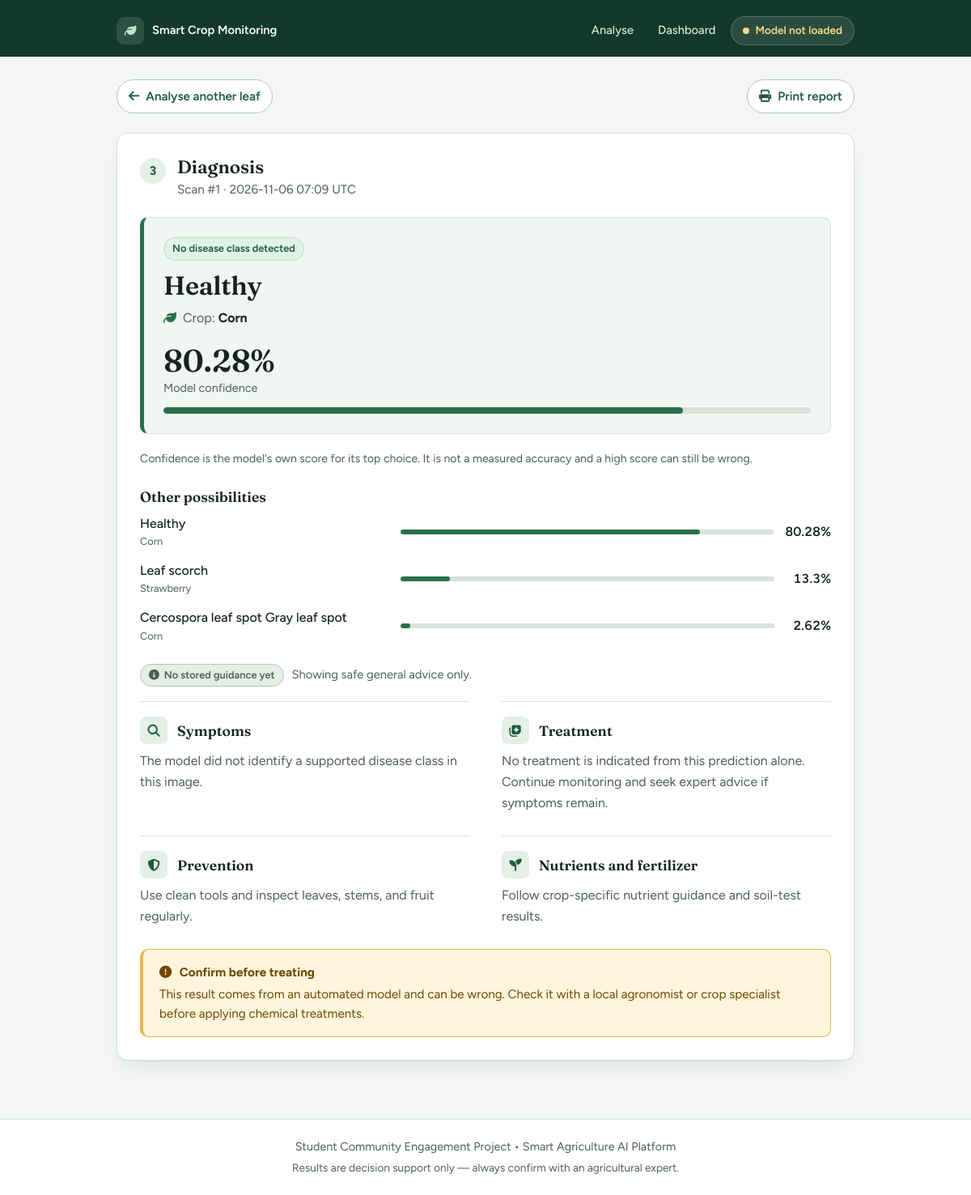
The page /result/1 on the database its author committed.
### tables this page shows
CREATE TABLE scans (
                id INTEGER PRIMARY KEY AUTOINCREMENT,
                created_at TEXT NOT NULL,
                image_file TEXT NOT NULL,
                prediction TEXT NOT NULL,
                confidence REAL NOT NULL,
                top_json TEXT NOT NULL,
                low_confidence INTEGER NOT NULL DEFAULT 0
            );

CREATE TABLE recommendations (
                disease TEXT PRIMARY KEY,
                crop TEXT NOT NULL,
                symptoms TEXT NOT NULL,
                treatment TEXT NOT NULL,
                prevention TEXT NOT NULL,
                nutrients TEXT NOT NULL
            , source TEXT NOT NULL DEFAULT '', verified INTEGER NOT NULL DEFAULT 0, updated_at TEXT NOT NULL DEFAULT '');

### app.py (the view)
    @app.route("/result/<int:scan_id>")
    def result(scan_id):
        scan = database.get_scan(app.config["DATABASE"], scan_id)
        if scan is None:
            abort(404)
        recommendation = database.get_recommendation(app.config["DATABASE"], scan["prediction"])
        image_exists = (Path(app.config["UPLOAD_FOLDER"]) / scan["image_file"]).exists()
        return render_template(
            "result.html",
            scan=scan,
            rec=recommendation,
            healthy=is_healthy(scan["prediction"]),
            image_url=url_for("uploaded_image", filename=scan["image_file"]) if image_exists else None,
            threshold=app.config["CONFIDENCE_THRESHOLD"],
        )

### database.py (called while the page is built)
@contextmanager
def db_session(db_path):
    conn = sqlite3.connect(str(db_path), timeout=10)
    conn.row_factory = sqlite3.Row
    try:
        yield conn
        conn.commit()
    except Exception:
        conn.rollback()
        raise
    finally:
        conn.close()

def get_recommendation(db_path, disease):
    with db_session(db_path) as db:
        row = db.execute("SELECT * FROM recommendations WHERE disease = ?", (disease,)).fetchone()
    data = dict(row) if row else {}
    fallback = HEALTHY_FALLBACK_TEXT if is_healthy(disease) else FALLBACK_TEXT
    has_details = any((data.get(f) or "").strip() for f in TEXT_FIELDS)
    result = {
        "disease": disease,
        "crop": data.get("crop") or crop_name(disease),
        "source": data.get("source", ""),
        "verified": bool(data.get("verified", 0)),
        "has_details": has_details,
    }
    for field in TEXT_FIELDS:
        text = (data.get(field) or "").strip()
        result[field] = text if text else fallback[field]
    return result

def get_scan(db_path, scan_id):
    with db_session(db_path) as db:
        row = db.execute("SELECT * FROM scans WHERE id = ?", (scan_id,)).fetchone()
    if row is None:
        return None
    scan = dict(row)
    scan["top"] = json.loads(scan.pop("top_json"))
    scan["low_confidence"] = bool(scan["low_confidence"])
    return scan

### labels.py (called while the page is built)
def crop_name(label):
    crop, _, _ = label.partition(SEPARATOR)
    return crop.replace("_", " ").strip()

def condition_name(label):
    _, _, condition = label.partition(SEPARATOR)
    condition = condition.replace("_", " ").strip()
    if condition.lower() == "healthy":
        return "Healthy"
    return condition or label.replace("_", " ")

def is_healthy(label):
    return label.lower().endswith(SEPARATOR + "healthy")

### predictor.py (called while the page is built)
    @property
    def ready(self):
        return self.model is not None and self.error is None

### templates/result.html (shortened to what this page needs)
{% extends "base.html" %}
{% block content %}
<div class="page-actions no-print">
  <a class="link-button" href="{{ url_for('index') }}"><i class="fa-solid fa-arrow-left"></i> Analyse another leaf</a>
  <button type="button" class="link-button" data-print><i class="fa-solid fa-print"></i> Print report</button>
</div>
<section class="panel results-panel">
  <div class="section-heading">
    <span class="step">3</span>
    <div>
      <h2>Diagnosis</h2>
      <p>Scan #{{ scan.id }} &middot; {{ scan.created_at|short_time }}</p>
    </div>
  </div>
  <div class="result-layout">
    <div class="prediction-card {% if healthy %}is-healthy{% endif %} {% if scan.low_confidence %}is-uncertain{% endif %}">
      <div>
        <span class="badge {% if healthy %}badge-ok{% else %}badge-alert{% endif %}">
          {% if healthy %}No disease class detected{% else %}Disease class detected{% endif %}
        </span>
        <h3>{{ scan.prediction|condition }}</h3>
        <p><i class="fa-solid fa-leaf"></i> Crop: <strong>{{ rec.crop }}</strong></p>
      </div>
      <div class="confidence">
        <strong>{{ scan.confidence }}%</strong>
        <span>Model confidence</span>
        <progress class="bar" max="100" value="{{ scan.confidence }}" aria-label="Model confidence">{{ scan.confidence }}%</progress>
      </div>
    </div>
  </div>
  <p class="fine-print">Confidence is the model's own score for its top choice. It is not a measured accuracy and a high score can still be wrong.</p>
  <h3 class="sub-heading">Other possibilities</h3>
  <ul class="top-list">
    {% for item in scan.top %}
    <li>
      <span class="top-name">{{ item.label|condition }} <small>{{ item.label|crop }}</small></span>
      <progress class="bar bar-thin" max="100" value="{{ item.confidence }}" aria-label="{{ item.label|condition }} confidence"></progress>
      <span class="top-value">{{ item.confidence }}%</span>
    </li>
    {% endfor %}
  </ul>
  <div class="source-line">
    {% if rec.verified %}
      <span class="badge badge-ok"><i class="fa-solid fa-circle-check"></i> Source checked</span>
      <span>{{ rec.source }}</span>
    {% elif rec.has_details %}
      <span class="badge badge-neutral"><i class="fa-solid fa-circle-info"></i> General guidance</span>
      <span>Not yet checked against a cited source.</span>
    {% else %}
      <span class="badge badge-neutral"><i class="fa-solid fa-circle-info"></i> No stored guidance yet</span>
      <span>Showing safe general advice only.</span>
    {% endif %}
  </div>
  <div class="info-grid">
    <article class="info-card">
      <header><span class="info-icon"><i class="fa-solid fa-magnifying-glass"></i></span><h3>Symptoms</h3></header>
      <p>{{ rec.symptoms }}</p>
    </article>
    <article class="info-card">
      <header><span class="info-icon"><i class="fa-solid fa-notes-medical"></i></span><h3>Treatment</h3></header>
      <p>{{ rec.treatment }}</p>
    </article>
    <article class="info-card">
      <header><span class="info-icon"><i class="fa-solid fa-shield-halved"></i></span><h3>Prevention</h3></header>
      <p>{{ rec.prevention }}</p>
    </article>
    <article class="info-card">
      <header><span class="info-icon"><i class="fa-solid fa-seedling"></i></span><h3>Nutrients and fertilizer</h3></header>
      <p>{{ rec.nutrients }}</p>
    </article>
  </div>
  <div class="notice caution">
    <strong><i class="fa-solid fa-circle-exclamation"></i> Confirm before treating</strong>
    <p>This result comes from an automated model and can be wrong. Check it with a local agronomist or crop specialist before applying chemical treatments.</p>
  </div>
</section>
{% endblock %}

### rows shown on the page
scans: id "1", created_at|short_time "2026-11-06 07:09 UTC", prediction|condition "Healthy", confidence "80.28"
recommendations: crop "Corn"

### other values the page prints
{{ item.label|condition }} "Healthy" "Leaf scorch" "Cercospora leaf spot Gray leaf spot"
{{ item.label|crop }} "Corn" "Strawberry" "Corn"
{{ item.confidence }} "80.28" "13.3" "2.62"
{{ rec.symptoms }} "The model did not identify a supported disease class in this image."
{{ rec.treatment }} "No treatment is indicated from this prediction alone. Continue monitoring and seek expert advice if symptoms remain."
{{ rec.prevention }} "Use clean tools and inspect leaves, stems, and fruit regularly."
{{ rec.nutrients }} "Follow crop-specific nutrient guidance and soil-test results."
